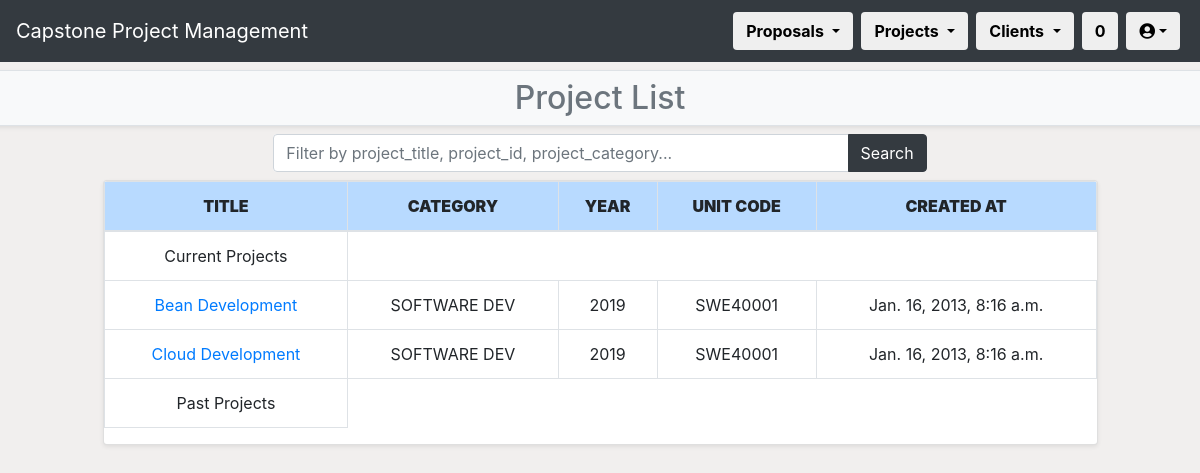
Page /CPPMS/project/project_list/ (signed in) on the earlier database version.
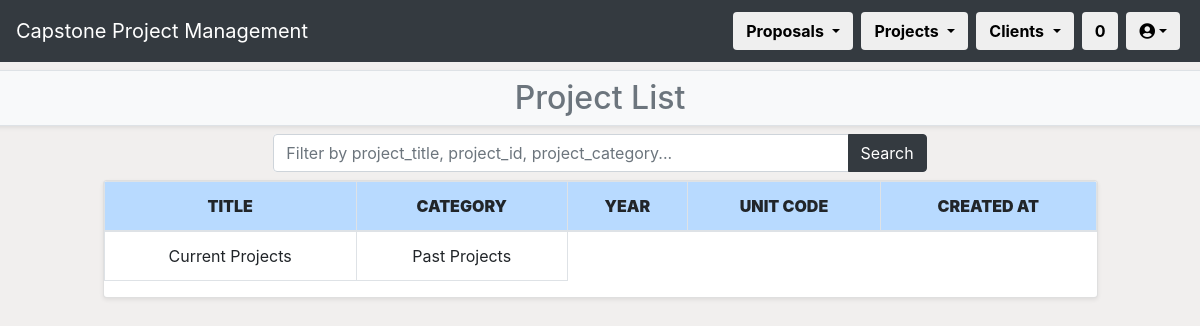
Same page on the later database version.
### CPPMS/models.py (models this page shows, shortened)
class Project(models.Model):
    title = models.CharField(max_length=128, default="", unique=True)
    created_at = models.DateTimeField(auto_now_add=True)
    updated_at = models.DateTimeField(auto_now=True)
    category = models.CharField(max_length=128, default="")
    year = models.IntegerField(default="0000")
    completed = models.BooleanField(default=0)
    pass
    unit = models.ForeignKey(
        Unit,
        models.SET_NULL,
        blank=True,
        null=True
    )
    proposal = models.ForeignKey(
        Proposal,
        on_delete=models.CASCADE,
        blank=True,
        null=True
    )
    internal_supervisor = models.ForeignKey(
        Internal_Supervisor,
        models.SET_NULL,
        blank=True,
        null=True
    )
    group = models.ForeignKey(
        Group,
        models.SET_NULL,
        blank=True,
        null=True
    )

class Unit(models.Model):
    title = models.CharField(max_length=128, default="", unique=True)
    created_at = models.DateTimeField(auto_now_add=True)
    updated_at = models.DateTimeField(auto_now=True)
    unit_code = models.CharField(max_length=8, default="AAA0001")
    BB_unit_code = models.CharField(max_length=8, default="AAA0001")
    ulos = models.TextField(default="")
    convenor = models.CharField(max_length=128, default="N/A")
    pass
    def __str__(self):
        return self.unit_code

### CPPMS/views.py (the view)
# urls.py: path("project/project_list/",
@login_required(login_url="/CPPMS/login/")
def project_list(request):
    username = request.user.first_name + " " + request.user.last_name
    count()
    if request.method == "POST":
        filter_value = request.POST.get("project_list")
    else:
        filter_value = ""
    project_list = Project.objects.all()
    if filter_value:
        project_filter = project_list.filter(
            Q(pk__icontains=filter_value)
            | Q(title__icontains=filter_value)
            | Q(category__icontains=filter_value)
            | Q(completed=False)
        )
        past_projects = project_filter.filter(completed=True)
    else:
        project_filter = project_list.all()
        past_projects = project_list.filter(completed=True)
    return render(
        request,
        "project_list.html",
        {
            "count": count,
            "project_filter": project_filter,
            "filter_value": filter_value,
            "past_projects": past_projects,
            "username": username
        }
    )

### CPPMS/views.py (called while the page is built)
def count():
    count = []
    count_web = Incoming_Proposal.proposals.all().count()
    count_word = Upload_Proposal.objects.all().count()
    count_all = count_web + count_word
    count = [count_web, count_word, count_all]
    return count

### CPPMS/templates/project_list.html (shortened to what this page needs)
{% extends "project.html" %}
{% block sub-page_content %}
{% if not messages %}
<h2>Project List</h2>
{% else %}
<h2>Project List</h2>
{% for message in messages %}<li>{{ message }}</li>{% endfor %}
{% endif %}
{% endblock %}
{% block page_detail_content %}
<div class="row mb-2">
    <div class="col-md-1"></div>
    <div class="col">
        <div class="row mb-2">
            <div class="col-sm-2"></div>
            <div class="col">
                <form method="POST" class="form bg-white rounded">
                    <div class="input-group">
                        <input id="txtSearch2" type="text" class="form-control" placeholder="Filter by project_title, project_id, project_category..." name="project_list" value="{{ filter_value }}" />
                        <div class="input-group-append">
                            <button class="btn btn-dark" type="submit">Search</button>
                        </div>
                    </div>
                </form>
            </div>
            <div class="col-sm-2"></div>
        </div>
        <div class="row mb-2">
            <div class="col">
                <div class="table-responsive card shadow-sm">
                    <table class="table table-bordered table-hover text-center">
                        <thead>
                            <tr class="table-primary">
                                <th scope="col"><strong>TITLE</strong></th>
                                <th scope="col"><strong>CATEGORY</strong></th>
                                <th scope="col"><strong>YEAR</strong></th>
                                <th scope="col"><strong>UNIT CODE</strong></th>
                                <th scope="col"><strong>CREATED AT</strong></th>
                            </tr>
                        </thead>
                        <tbody>
                            <td>Current Projects</td>
                            {% for project in project_filter %}
                            <tr scope="row">
                                <td><a href="project_detail/{{ project.pk }}">{{ project.title }}</a></td>
                                <td>{{ project.category }}</td>
                                <td>{{ project.year }}</td>
                                <td>{{ project.unit }}</td>
                                <td>{{ project.created_at }}</td>
                            </tr>
                            {% endfor %}
                            <td>Past Projects</td>
                        </tbody>
                    </table>
                </div>
            </div>
        </div>
    </div>
    <div class="col-md-1"></div>
</div>
{% endblock %}

Differences in the rows shown:
removed Project: title "Bean Development", category "SOFTWARE DEV", year "2019", unit "SWE40001", created_at "Jan. 16, 2013, 8:16 a.m."
removed Project: title "Cloud Development", category "SOFTWARE DEV", year "2019", unit "SWE40001", created_at "Jan. 16, 2013, 8:16 a.m."
